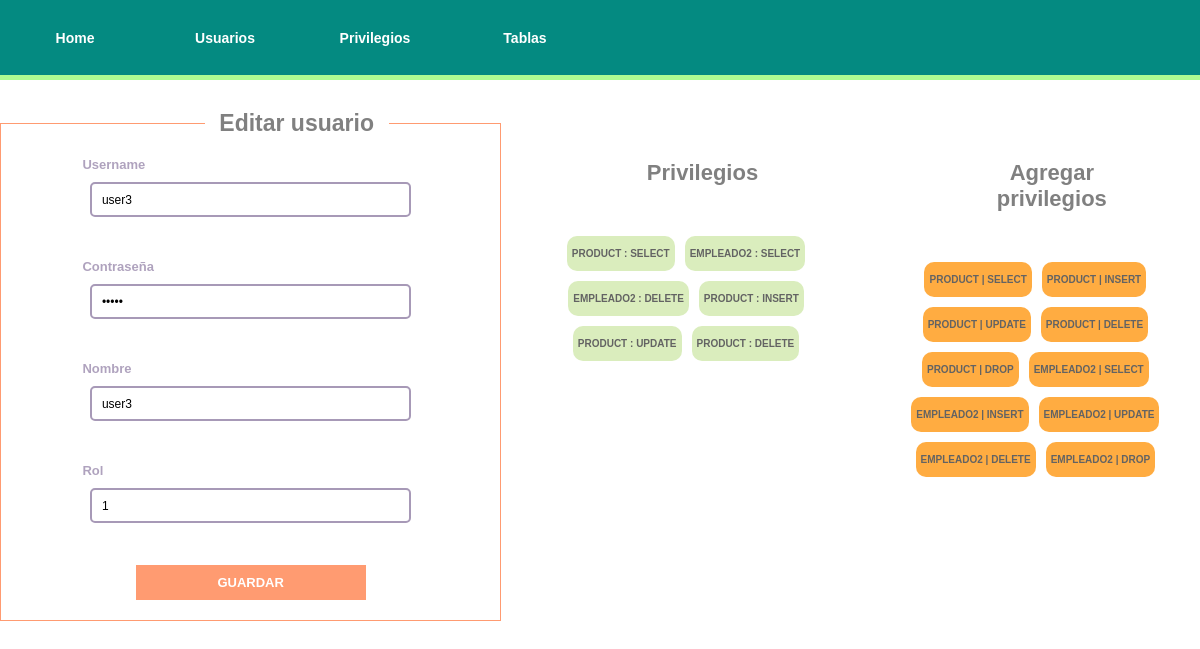
Page /administration/Users/11/EditUser/ on the committed database.
### administration/models.py (models this page shows, shortened)
class User(models.Model):
    username = models.CharField(max_length = 100)
    password = models.CharField(max_length=100)
    name = models.CharField(max_length=100)
    rol = models.CharField(max_length = 100)
    update_date = models.DateTimeField("Fecha de actualizacion")

class Control(models.Model):
    user = models.ForeignKey(User, on_delete = models.CASCADE)
    privilege = models.ForeignKey(Privilege, on_delete = models.CASCADE)
    table = models.ForeignKey(Table, on_delete = models.CASCADE)

class Table(models.Model):
    table = models.CharField(max_length = 50)
    description = models.CharField(max_length = 100)
    def __str__(self) -> str:
        return self.table

class Privilege(models.Model):
    privilege =  models.CharField(max_length = 50)
    description = models.CharField(max_length = 100)
    def __str__(self) -> str:
        return self.privilege

### administration/views.py (the view)
# urls.py: path("Users/<int:user_id>/EditUser/",views.editUser,name="edit_user"),
def editUser(request, user_id):
    tables={}
    privileges ={}
    for t in Table.objects.all():
        tables[t.id] = t.table
    for p in Privilege.objects.all():
        privileges[p.id]=p.privilege
    user=get_object_or_404(User, pk=user_id)
    priv = user.control_set.all()
    privs = {}
    for p in priv:
        privs[Table.objects.get(pk=p.table.id).table]=Privilege.objects.get(pk=p.privilege.id).privilege
    return render(request, "administration/new_user.html", {"user_obj":user,"privs":priv, "privileges":privileges, "tables":tables})

### administration/templates/administration/new_user.html (shortened to what this page needs)
{% load static %}
<!DOCTYPE html>
<html lang="es">
<head>
    <link rel="stylesheet" href="{% static 'styles/styles.css' %}">
</head>
<body>
    <nav>
        <ul>
            <li><a href="{% url 'administration:index' %}">Home</a></li>
            <li><a href="{% url 'administration:users' %}">Usuarios</a></li>
            <li><a href="{% url 'administration:privileges' %}">Privilegios</a></li>
            <li><a href="{% url 'administration:tables' %}">Tablas</a></li>
        </ul>
    </nav>
    <main>
        {% if user_obj %}
        <form action="{% url 'administration:update_user' user_obj.id %}" class="new-form" method="post">
            <fieldset>
                <legend>
                    <h1>Editar usuario</h1>
                </legend>
                <label for="username">Username</label>
                <input type="text" name="username" id="username" placeholder="Username" value="{{ user_obj.username }}"
                    required>
                <br>
                <br>
                <label for="password">Contraseña</label>
                <input type="password" name="password" id="password" placeholder="Escribe una contraseña"
                    value="{{ user_obj.username }}" required>
                <br>
                <br>
                <label for="name">Nombre</label>
                <input type="text" name="name" id="name" placeholder="Nombre" value="{{ user_obj.name }}" required>
                <br>
                <br>
                <label for="rol">Rol</label>
                <input type="text" name="rol" id="rol" placeholder="Rol" value="{{ user_obj.rol }}" required>
                <br>
                <br>
                <input type="submit" value="Guardar">
            </fieldset>
            <div class="privilege-container">
                <h2>
                    Privilegios
                </h2>
                <div>
                    <ul>
                        {% for op in privs %}
                        <li>{{ op.table }} : {{ op.privilege }}</li>
                        {% endfor %}
                    </ul>
                </div>
            </div>
            <div class="privilege-container">
                <h2>Agregar privilegios</h2>
                <ul>
                    {% for t, t_value in tables.items %}
                    {% for p, p_value in privileges.items %}
                    <li style="background-color: rgba(255, 153, 20, 0.808)"><a href="{% url 'administration:add_user_privilege' user_obj.id t p %}">{{ t_value }} | {{ p_value }}</a></li>
                    {% endfor %}
                    {% endfor %}
                </ul>
            </div>
        </form>
        {% endif %}
    </main>
</body>
</html>

### administration/static/styles/styles.css (style rules this page uses)
* { padding: 0%; margin: 0%; box-sizing: border-box; font-size: 10px; font-family: Arial, Helvetica, sans-serif; }
:root { --light-green: #ADFC92; --dark-cyan: #048A81; --rose-quartz: #A799B7; --atomic-tangerine: #FF9B71; --tea-green: #DAEDBD; }
nav { display: flex; height: 10vh; width: 100vw; background-color: var(--dark-cyan); border-bottom: solid 5px var(--light-green); }
nav ul { display: flex; width: 50%; height: 100%; align-items: center; justify-content: space-around; list-style: none; }
nav li { width: 20%; height: 100%; display: flex; align-items: center; justify-content: center; color: #fff; }
nav li a { width: 100%; height: 100%; color: inherit; text-decoration: none; font-size: 1.4em; display: flex; justify-content: center; align-items: center; text-decoration: inherit; }
h1 { font-size: 2.3em; }
h2 { font-size: 2.2em; }
a { font-size: 1.2em; font-family: inherit; font-weight: bold; }
.new-form { width: 100%; height: auto; display: flex; flex-direction: row; align-items: flex-start; justify-content: space-around; padding: 30px 0; gap: 20px; }
.new-form fieldset { min-width: 300px; width: 600px; outline: none; border: 1px solid var(--atomic-tangerine); display: flex; flex-direction: column; padding: 20px; gap: 10px; align-items: center; justify-content: center; }
.new-form fieldset legend, .privilege-container h2 { width: 40%; color: gray; align-self: center; text-align: center; margin-left: 10%; }
.new-form input[type=text], .new-form input[type=password] { width: 70%; height: 35px; border: var(--rose-quartz) 2px solid; border-radius: 5px; outline: none; color: black; padding: 0 10px; font-size: 1.2em; }
.new-form label { width: 70%; color: var(--rose-quartz); opacity: 0.9; font-weight: bold; font-size: 1.3em; margin-left: -15px; }
.new-form input[type=submit] { width: 50%; height: 35px; border: none; background-color: var(--atomic-tangerine); color: white; font-family: inherit; font-size: 1.3em; font-weight: bolder; text-transform: uppercase; cursor: pointer; }
.privilege-container { width: 400px; display: flex; flex-direction: column; align-items: center; justify-content: space-around; padding-top: 50px; gap: 50px; }
.privilege-container li { text-decoration: none; list-style: none; }
.privilege-container ul { display: flex; flex-direction: row; flex-wrap: wrap; align-items: center; justify-content: center; gap: 10px; }
.privilege-container ul li { width: auto; height: 35px; border-radius: 10px; padding: 5px; text-align: center; display: flex; align-items: center; justify-content: center; background-color: var(--tea-green); color: rgb(99, 99, 99); text-transform: uppercase; font-weight: 900; text-decoration: none; }
.privilege-container a { width: 100%; font-size: inherit; color: inherit; font-weight: inherit; text-decoration: none; }

### rows in the picture
User: username "user3", name "user3", rol "1"
Control: table "PRODUCT", privilege "SELECT"
Control: table "EMPLEADO2", privilege "SELECT"
Control: table "EMPLEADO2", privilege "DELETE"
Control: table "PRODUCT", privilege "INSERT"
Control: table "PRODUCT", privilege "UPDATE"
Control: table "PRODUCT", privilege "DELETE"
Table: privileges "PRODUCT" "PRODUCT" "PRODUCT" "PRODUCT" "PRODUCT"
Privilege: privileges "SELECT" "SELECT"
Privilege: privileges "INSERT" "INSERT"
Privilege: privileges "UPDATE" "UPDATE"
Privilege: privileges "DELETE" "DELETE"
Privilege: privileges "DROP" "DROP"
Table: privileges "EMPLEADO2" "EMPLEADO2" "EMPLEADO2" "EMPLEADO2" "EMPLEADO2"
